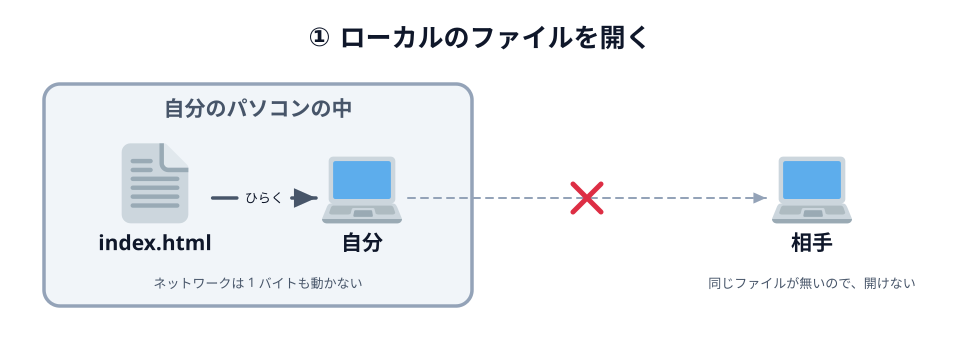

The script that saved this image:
# 01-local.svg
# スキーマ: CONTAINER（自分のパソコンの中で完結）+ BLOCKAGE（外へ出て行かない）
# 「相手がいない」ことを、箱の外に置いた相手と ✕ で見せる

import sys
sys.path.insert(0, "/Users/seekseep/.claude/skills/genfig")
from genfig import Canvas, PALETTE

c = Canvas(960, 352)
c.text(480, 46, "① ローカルのファイルを開く", scale="xl")

c.sticky(44, 84, 428, 222, color="gray")
c.text(258, 116, "自分のパソコンの中", scale="lg", fill=PALETTE["gray"]["text"])
file = c.node(155, 198, "index.html", emoji_cp="1f4c4")
me = c.node(362, 198, "自分", emoji_cp="1f4bb")
c.link(file, me, label="ひらく", label_scale="sm")
c.text(258, 288, "ネットワークは 1 バイトも動かない", scale="sm")

you = c.node(812, 198, "相手", emoji_cp="1f4bb")
c.link(me, you, dash="dashed", primary=False)
c.emoji("274c", 569, 180, 36)

c.text(812, 288, "同じファイルが無いので、開けない", scale="sm")

c.save("01-local.svg")
